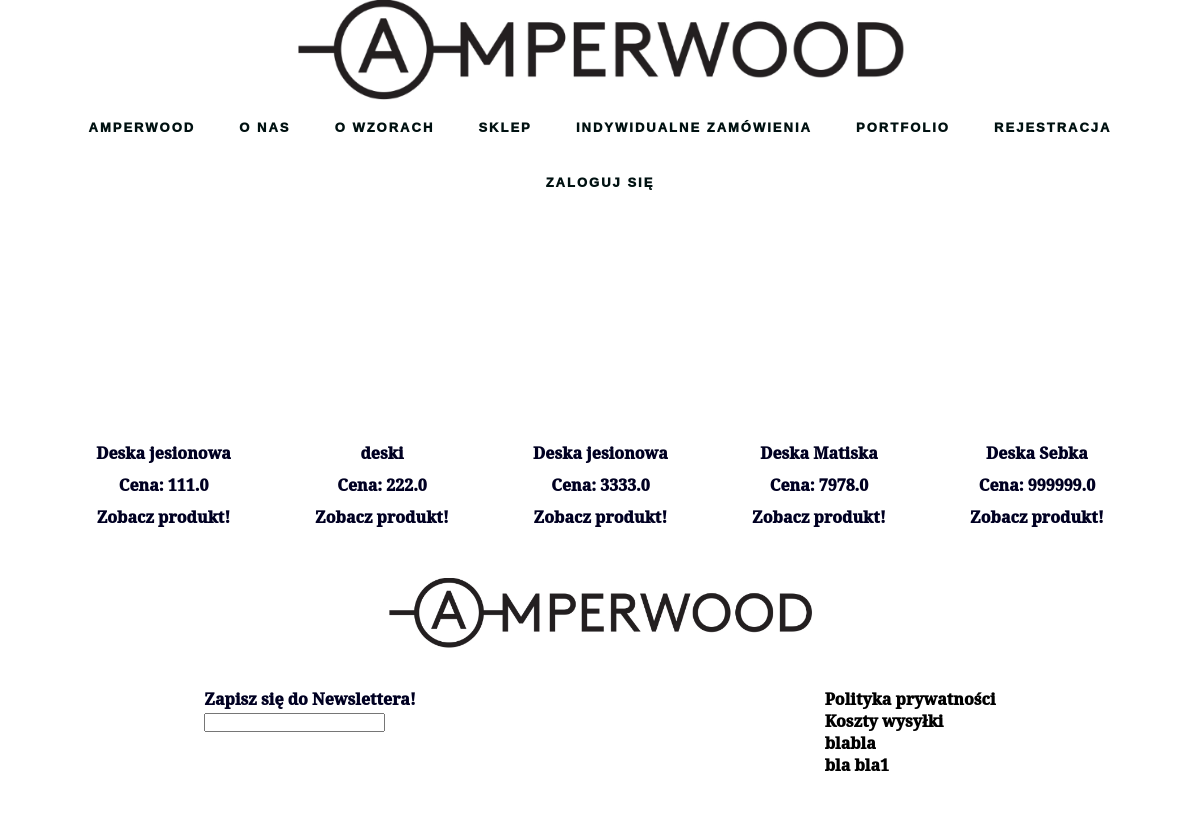
The page /Sklep/ on the database as committed earlier.
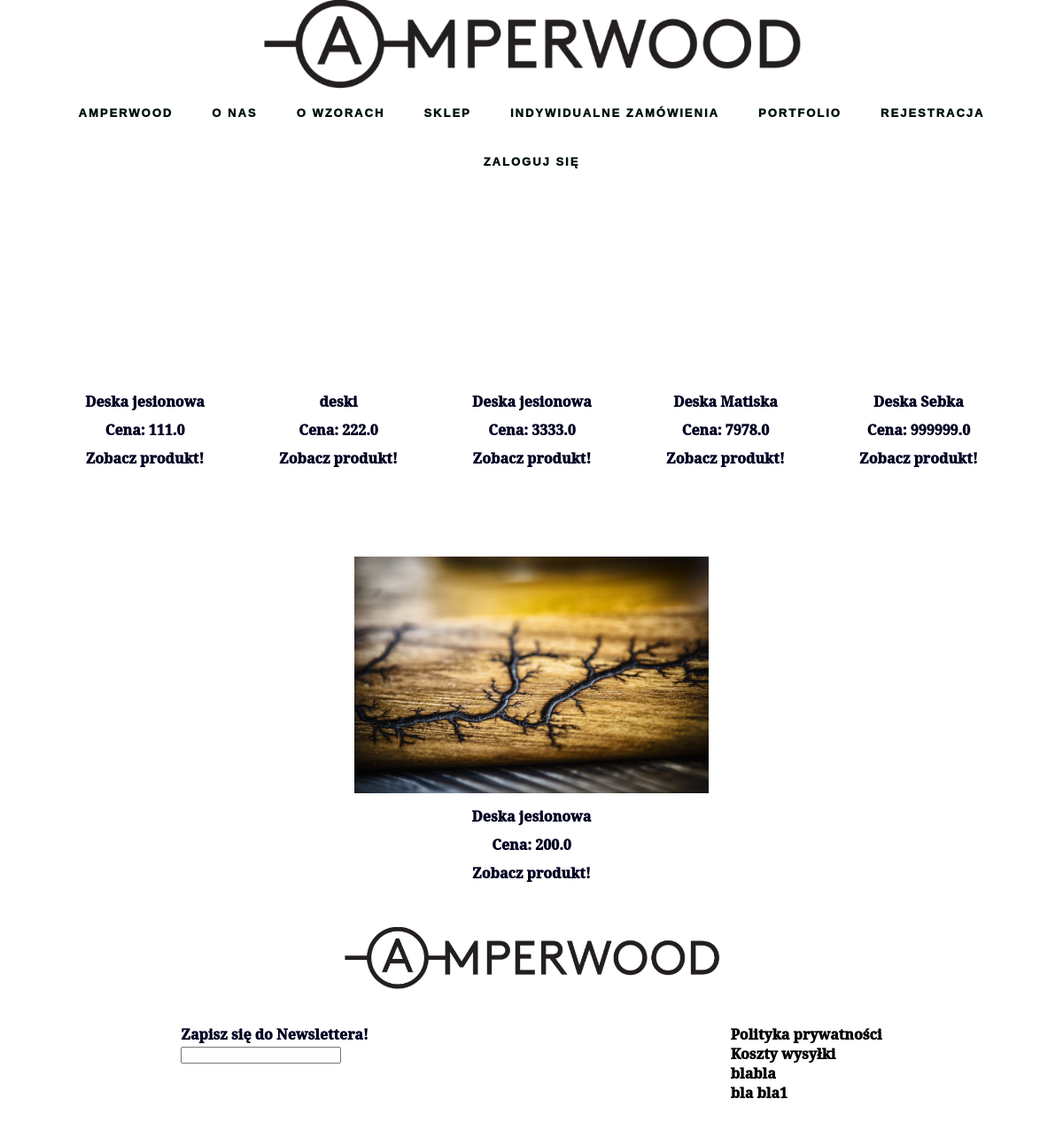
The same page on the database as committed later.
### produkty/models.py (models this page shows, shortened)
class Product(models.Model):
    nazwa = models.CharField(max_length=120)
    opis = models.TextField()
    cena = models.FloatField()
    zdjecie = models.ImageField(height_field=None, upload_to='fotki')
    podsumowanie = models.TextField(
        default="Django jest spoko")
    przecena = models.BooleanField(default=False)
    kategoria = models.ForeignKey(
        Kategoria, on_delete=models.CASCADE)
    slug = models.SlugField(unique=True)
    class Meta:
        unique_together = ('nazwa', 'slug')

### produkty/views.py (the view)
# urls.py: path('Sklep/', viewsProdukty.productsInStore, name='Sklep'),
def productsInStore(request):
    obj = Product.objects.all()
    return render(request, 'Sklep.html', {'obj': obj})

### Templates/AW/sklep.html (shortened to what this page needs)
{% load static %}
<!DOCTYPE html>
<html lang="pl">
<head>
    <link rel="stylesheet" type="text/css" href={% static "css/style.css" %}?{% now "U" %}>
</head>
<body>
    <div class="wrapper">
        {% include 'menu.html' %}
        <section class="produktyWSklepie">
            {% for item in obj %}
            <div class="produkt">
                <div class="zdjecie"><img src="{{item.zdjecie.url}}"  alt="" width="500"></div>
                <div class="nazwa">{{item.nazwa}}</div>
                <div class="cena">Cena: {{item.cena}}</div>
                <div class="cart">
                   <a role="button" href="http://127.0.0.1:8000/Sklep/{{item.slug}}/" >
                    Zobacz produkt!</a>
                </div>
            </div>
            {% endfor %}
        </section>
    </div>
    {% include 'footer.html' %}
</body>
</html>

### Templates/AW/menu.html (shortened to what this page needs)
{% load static %}
{% block menu %}
<div>
    <img src={% static "image/loko.PNG" %} alt="Logo firmy AmperWood" class="logoMain" height="100px">
</div>
<div class="menu">
    <nav>
        <ul>
            <li><a href="http://127.0.0.1:8000/">AmperWood</a></li>
            <li><a href="http://127.0.0.1:8000/oNas">O nas</a></li>
            <li><a href="http://127.0.0.1:8000/oWzorach/">O wzorach</a></li>
            <li><a href="http://127.0.0.1:8000/Sklep/">Sklep</a></li>
            <li><a href="http://127.0.0.1:8000/Sklep/">Indywidualne zamówienia</a></li>
            <li><a href="http://127.0.0.1:8000/portfiolio/">Portfolio</a></li>
            {% if user.is_authenticated %}
            <li><a href='accounts/logout'>Wyloguj się</a></li>
            {% else %}
            <li><a href='accounts/register'>Rejestracja</a></li>
            <li><a href='accounts/login'>Zaloguj się</a></li>
            {% endif %}
        </ul>
    </nav>
</div>
{% endblock %}

### Templates/AW/footer.html
{% load static %}
<footer>
            <div>
                <img src="/static/image/loko.PNG" alt="Logo firmy AmperWood" class="logoMain" height="70px">
            </div>
            <div class="footerInfo">
                <div class="newsletter">
                    <p>Zapisz się do Newslettera!</p>
                    <input type="Podaj maila">
                </div>
                <div class="underPages">
                    <p class="footerNavi"><a href="#">Polityka prywatności</a></p>
                    <p class="footerNavi"><a href="#">Koszty wysyłki</a></p>
                    <p class="footerNavi"><a href="#">blabla</a></p>
                    <p class="footerNavi"><a href="#">bla bla1</a></p>
                </div>
            </div>
        </footer>

### static/css/style.css (style rules this page uses)
* { margin: 0; padding: 0; box-sizing: border-box; }
html { margin: 0 auto; max-width: 1280px; background-color: #FFF; font-family: "Brown Regular", "serif"; color: #002; font-weight: 1000; }
.logoMain { display: block; margin-left: auto; margin-right: auto; }
nav { background-color: #FFF; }
nav ul { list-style: none; text-align: center; }
nav ul li { display: inline-block; text-align: center; }
nav a { display: inline-block; padding: 20px; margin: 0 auto; color: #011; font-size: 13px; text-decoration: none; font-family: brown regular, sans-serif; text-transform: uppercase; letter-spacing: 2px; background-color: #FFF; font-weight: 1000; }
.footerInfo { display: flex; justify-content: space-around; }
.newsletter { padding: 40px 100px; background-color: #FFF; }
.underPages { padding: 40px 100px; background-color: #FFF; }
.footerNavi { display: block; }
.produktyWSklepie { display: block; max-width: 1280px; margin: 0 auto; justify-content: space-between; align-content: space-between; vertical-align: middle; text-align: center; }
.produkt { display: inline-block; text-align: center; padding: 40px; }
.zdjecie img { max-width: 80%; }
.produkt div { margin: 10px auto; }
.cart a { text-decoration: none; color: #002; }
.underPages a { text-decoration: none; color: black; }

Rows that differ between the two databases and show on the page:
added Product: zdjecie (picture), nazwa "Deska jesionowa", cena "200.0"
